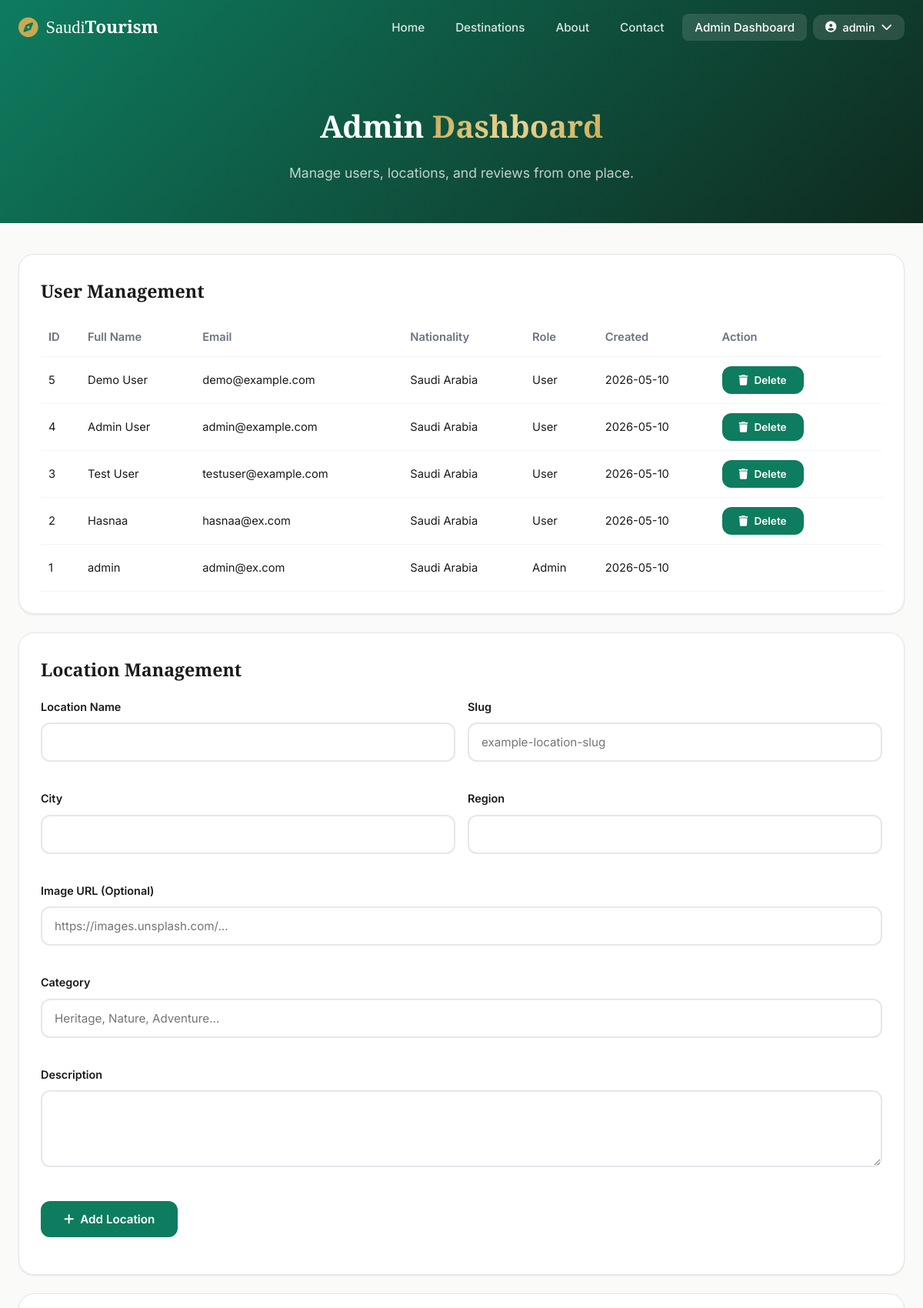
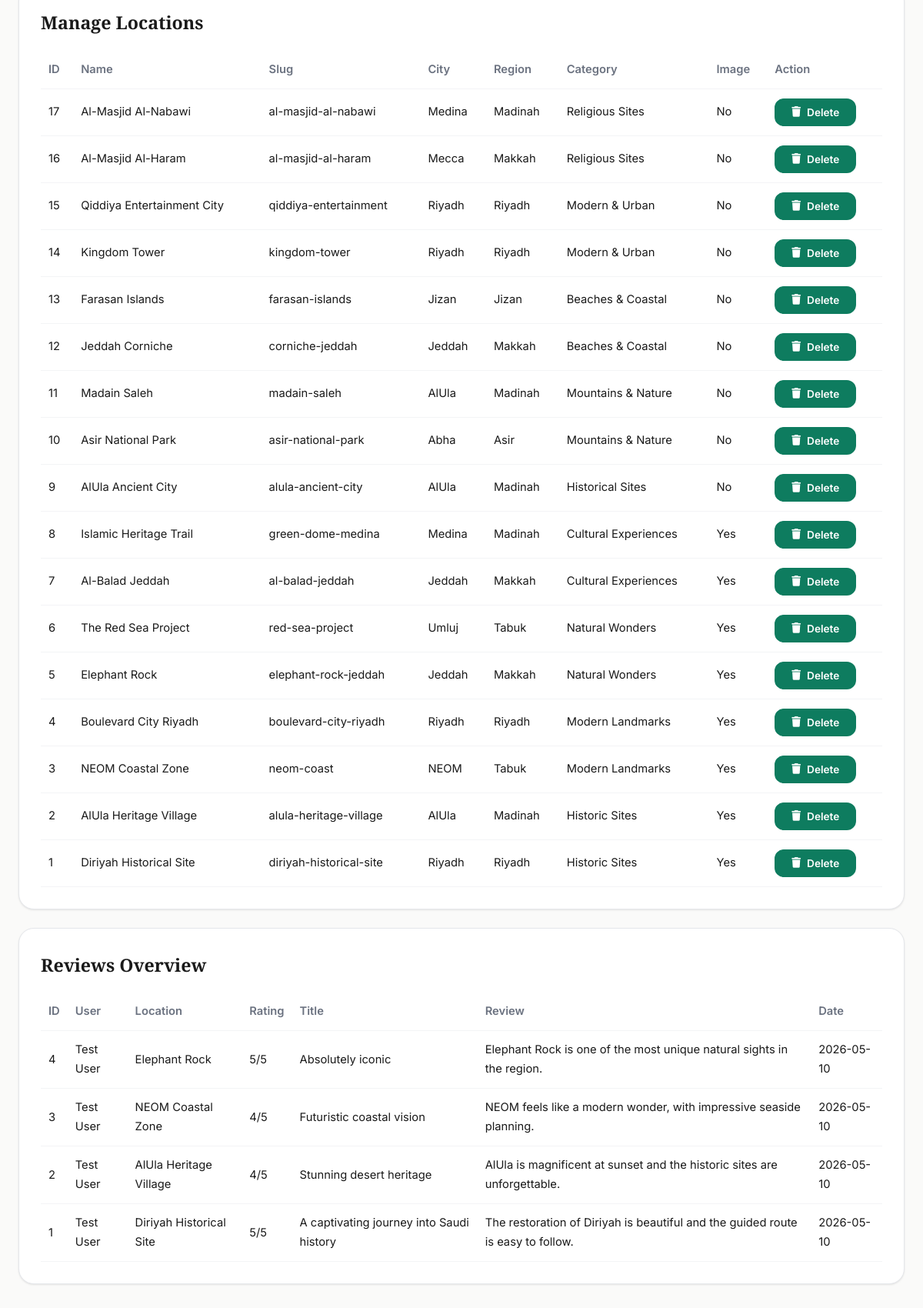
The page /admin/dashboard (signed in, upper part) on the database its author committed (2 pictures, top to bottom).
### app.py (models this page shows, shortened)
class Profile(db.Model):
    __tablename__ = 'profiles'
    id = db.Column(db.Integer, primary_key=True)
    email = db.Column(db.String(255), unique=True, nullable=False, index=True)
    password_hash = db.Column(db.String(255), nullable=False)
    full_name = db.Column(db.String(255), nullable=False)
    nationality = db.Column(db.String(100))
    is_admin = db.Column(db.Boolean, default=False, nullable=False)
    created_at = db.Column(db.DateTime, default=datetime.utcnow)
    reviews = db.relationship('Review', backref='author', lazy=True, cascade='all, delete-orphan')
    favorites = db.relationship('Favorite', backref='user', lazy=True, cascade='all, delete-orphan')

class Location(db.Model):
    __tablename__ = 'locations'
    id = db.Column(db.Integer, primary_key=True)
    slug = db.Column(db.String(255), unique=True, nullable=False, index=True)
    name = db.Column(db.String(255), nullable=False)
    city = db.Column(db.String(255))
    region = db.Column(db.String(255))
    image_url = db.Column(db.String(500), nullable=True)
    description = db.Column(db.Text)
    featured = db.Column(db.Boolean, default=False, index=True)
    rating_avg = db.Column(db.Float, default=0.0)
    category_id = db.Column(db.Integer, db.ForeignKey('categories.id'), nullable=False)
    created_at = db.Column(db.DateTime, default=datetime.utcnow)
    reviews = db.relationship('Review', backref='location', lazy=True, cascade='all, delete-orphan')
    favorites = db.relationship('Favorite', backref='location', lazy=True, cascade='all, delete-orphan')

class Category(db.Model):
    __tablename__ = 'categories'
    id = db.Column(db.Integer, primary_key=True)
    name = db.Column(db.String(255), nullable=False)
    slug = db.Column(db.String(255), unique=True, nullable=False, index=True)
    locations = db.relationship('Location', backref='category', lazy=True)

class Review(db.Model):
    __tablename__ = 'reviews'
    id = db.Column(db.Integer, primary_key=True)
    location_id = db.Column(db.Integer, db.ForeignKey('locations.id'), nullable=False, index=True)
    user_id = db.Column(db.Integer, db.ForeignKey('profiles.id'), nullable=False)
    rating = db.Column(db.Integer, nullable=False)
    title = db.Column(db.String(255), nullable=False)
    body = db.Column(db.Text, nullable=False)
    visit_date = db.Column(db.String(10))
    created_at = db.Column(db.DateTime, default=datetime.utcnow, index=True)

### app.py (the view, shortened to what this page needs)
@app.route("/admin/dashboard", methods=["GET", "POST"])
@admin_required
def admin_dashboard():
    users = Profile.query.order_by(Profile.created_at.desc()).all()
    locations = Location.query.order_by(Location.created_at.desc()).all()
    reviews = (
        Review.query.join(Profile, Review.user_id == Profile.id)
        .join(Location, Review.location_id == Location.id)
        .order_by(Review.created_at.desc())
        .all()
    )
    return render_template("admin_dashboard.html", users=users, locations=locations, reviews=reviews)

### templates/admin_dashboard.html (shortened to what this page needs)
{% extends "base.html" %}
{% block content %}
<section class="page-hero page-hero-sm">
    <div class="container">
        <h1>Admin <span class="gradient-text">Dashboard</span></h1>
        <p>Manage users, locations, and reviews from one place.</p>
    </div>
</section>
<section class="section admin-section">
    <div class="container admin-grid">
        <div class="admin-card">
            <h2>User Management</h2>
            <div class="admin-table-wrap">
                {% if users %}
                <table class="admin-table">
                    <thead>
                        <tr>
                            <th>ID</th>
                            <th>Full Name</th>
                            <th>Email</th>
                            <th>Nationality</th>
                            <th>Role</th>
                            <th>Created</th>
                            <th>Action</th>
                        </tr>
                    </thead>
                    <tbody>
                        {% for user in users %}
                        <tr>
                            <td>{{ user.id }}</td>
                            <td>{{ user.full_name }}</td>
                            <td>{{ user.email }}</td>
                            <td>{{ user.nationality or '-' }}</td>
                            <td>{{ 'Admin' if user.is_admin else 'User' }}</td>
                            <td>{{ user.created_at.strftime('%Y-%m-%d') if user.created_at else '-' }}</td>
                            <td>
                                {% if current_user.id|int == user.id %}
                                <button class="btn btn-sm btn-outline-light" type="button" disabled>Current User</button>
                                {% else %}
                                <form method="POST" action="{{ url_for('admin_delete_user', user_id=user.id) }}">
                                    <button type="submit" class="btn btn-primary btn-sm" onclick="return confirm('Delete this user permanently?')">
                                        <i class="fas fa-trash"></i> Delete
                                    </button>
                                </form>
                                {% endif %}
                            </td>
                        </tr>
                        {% endfor %}
                    </tbody>
                </table>
                {% else %}
                <p class="table-empty">No users found.</p>
                {% endif %}
            </div>
        </div>
        <div class="admin-card">
            <h2>Location Management</h2>
            <form method="POST" action="{{ url_for('admin_dashboard') }}">
                <div class="admin-form-grid">
                    <div class="form-group">
                        <label for="name">Location Name</label>
                        <input type="text" id="name" name="name" required>
                    </div>
                    <div class="form-group">
                        <label for="slug">Slug</label>
                        <input type="text" id="slug" name="slug" placeholder="example-location-slug" required>
                    </div>
                    <div class="form-group">
                        <label for="city">City</label>
                        <input type="text" id="city" name="city" required>
                    </div>
                    <div class="form-group">
                        <label for="region">Region</label>
                        <input type="text" id="region" name="region" required>
                    </div>
                    <div class="form-group full">
                        <label for="image_url">Image URL (Optional)</label>
                        <input type="url" id="image_url" name="image_url" placeholder="https://images.unsplash.com/...">
                    </div>
                    <div class="form-group full">
                        <label for="category">Category</label>
                        <input type="text" id="category" name="category" placeholder="Heritage, Nature, Adventure..." required>
                    </div>
                    <div class="form-group full">
                        <label for="description">Description</label>
                        <textarea id="description" name="description" required></textarea>
                    </div>
                    <div class="form-group full">
                        <button type="submit" class="btn btn-primary">
                            <i class="fas fa-plus"></i> Add Location
                        </button>
                    </div>
                </div>
            </form>
        </div>
        <div class="admin-card">
            <h2>Manage Locations</h2>
            <div class="admin-table-wrap">
                {% if locations %}
                <table class="admin-table">
                    <thead>
                        <tr>
                            <th>ID</th>
                            <th>Name</th>
                            <th>Slug</th>
                            <th>City</th>
                            <th>Region</th>
                            <th>Category</th>
                            <th>Image</th>
                            <th>Action</th>
                        </tr>
                    </thead>
                    <tbody>
                        {% for location in locations %}
                        <tr>
                            <td>{{ location.id }}</td>
                            <td>{{ location.name }}</td>
                            <td>{{ location.slug }}</td>
                            <td>{{ location.city or '-' }}</td>
                            <td>{{ location.region or '-' }}</td>
                            <td>{{ location.category.name if location.category else '-' }}</td>
                            <td>{{ 'Yes' if location.image_url else 'No' }}</td>
                            <td>
                                <form method="POST" action="{{ url_for('admin_delete_location', location_id=location.id) }}">
                                    <button type="submit" class="btn btn-primary btn-sm" onclick="return confirm('Delete this location permanently?')">
                                        <i class="fas fa-trash"></i> Delete
                                    </button>
                                </form>
                            </td>
                        </tr>
                        {% endfor %}
                    </tbody>
                </table>
                {% else %}
                <p class="table-empty">No locations found.</p>
                {% endif %}
            </div>
        </div>
        <div class="admin-card">
            <h2>Reviews Overview</h2>
            <div class="admin-table-wrap">
                {% if reviews %}
                <table class="admin-table">
                    <thead>
                        <tr>
                            <th>ID</th>
                            <th>User</th>
                            <th>Location</th>
                            <th>Rating</th>
                            <th>Title</th>
                            <th>Review</th>
                            <th>Date</th>
                        </tr>
                    </thead>
                    <tbody>
                        {% for review in reviews %}
                        <tr>
                            <td>{{ review.id }}</td>
                            <td>{{ review.author.full_name }}</td>
                            <td>{{ review.location.name }}</td>
                            <td>{{ review.rating }}/5</td>
                            <td>{{ review.title }}</td>
                            <td>{{ review.body[:120] }}{% if review.body|length > 120 %}...{% endif %}</td>
                            <td>{{ review.created_at.strftime('%Y-%m-%d') if review.created_at else '-' }}</td>
                        </tr>
                        {% endfor %}
                    </tbody>
                </table>
                {% else %}
                <p class="table-empty">No reviews found.</p>
                {% endif %}
            </div>
        </div>
    </div>
</section>
{% endblock %}

### templates/base.html (shortened to what this page needs)
<!DOCTYPE html>
<html lang="en" dir="ltr">
<head>
    <link rel="stylesheet" href="https://cdnjs.cloudflare.com/ajax/libs/font-awesome/6.5.1/css/all.min.css">
    <link rel="stylesheet" href="{{ url_for('static', filename='css/style.css') }}">
</head>
<body>
    <nav class="navbar" id="navbar">
        <div class="container nav-container">
            <a href="{{ url_for('index') }}" class="nav-brand">
                <i class="fas fa-compass"></i>
                <span>Saudi<strong>Tourism</strong></span>
            </a>
            <ul class="nav-links" id="navLinks">
                <li><a href="{{ url_for('index') }}" class="{{ 'active' if request.endpoint == 'index' }}">Home</a></li>
                <li><a href="{{ url_for('locations') }}" class="{{ 'active' if request.endpoint == 'locations' }}">Destinations</a></li>
                <li><a href="{{ url_for('about') }}" class="{{ 'active' if request.endpoint == 'about' }}">About</a></li>
                <li><a href="{{ url_for('contact') }}" class="{{ 'active' if request.endpoint == 'contact' }}">Contact</a></li>
                {% if current_user and current_user.is_admin %}
                <li><a href="{{ url_for('admin_dashboard') }}" class="{{ 'active' if request.endpoint == 'admin_dashboard' }}">Admin Dashboard</a></li>
                {% endif %}
                {% if current_user %}
                <li class="nav-user-menu">
                    <button class="nav-user-btn">
                        <i class="fas fa-user-circle"></i>
                        <span>{{ current_user.full_name }}</span>
                        <i class="fas fa-chevron-down"></i>
                    </button>
                </li>
                {% else %}
                <li><a href="{{ url_for('login') }}" class="btn btn-outline-light btn-sm">Sign In</a></li>
                <li><a href="{{ url_for('register') }}" class="btn btn-primary btn-sm">Register</a></li>
                {% endif %}
            </ul>
        </div>
    </nav>
    <main>
        {% block content %}{% endblock %}
    </main>
</body>
</html>

### rows shown on the page
Profile: full_name "admin", id "1", email "admin@ex.com", nationality "Saudi Arabia", is_admin "Admin", created_at "2026-05-10"
Profile: id "5", full_name "Demo User", email "demo@example.com", nationality "Saudi Arabia", is_admin "User", created_at "2026-05-10"
Profile: id "4", full_name "Admin User", email "admin@example.com", nationality "Saudi Arabia", is_admin "User", created_at "2026-05-10"
Profile: id "3", full_name "Test User", email "testuser@example.com", nationality "Saudi Arabia", is_admin "User", created_at "2026-05-10"
Profile: id "2", full_name "Hasnaa", email "hasnaa@ex.com", nationality "Saudi Arabia", is_admin "User", created_at "2026-05-10"
Location: id "17", name "Al-Masjid Al-Nabawi", slug "al-masjid-al-nabawi", city "Medina", region "Madinah", category "Religious Sites", image_url "No"
Location: id "16", name "Al-Masjid Al-Haram", slug "al-masjid-al-haram", city "Mecca", region "Makkah", category "Religious Sites", image_url "No"
Location: id "15", name "Qiddiya Entertainment City", slug "qiddiya-entertainment", city "Riyadh", region "Riyadh", category "Modern & Urban", image_url "No"
Location: id "14", name "Kingdom Tower", slug "kingdom-tower", city "Riyadh", region "Riyadh", category "Modern & Urban", image_url "No"
Location: id "13", name "Farasan Islands", slug "farasan-islands", city "Jizan", region "Jizan", category "Beaches & Coastal", image_url "No"
Location: id "12", name "Jeddah Corniche", slug "corniche-jeddah", city "Jeddah", region "Makkah", category "Beaches & Coastal", image_url "No"
Location: id "11", name "Madain Saleh", slug "madain-saleh", city "AlUla", region "Madinah", category "Mountains & Nature", image_url "No"
Location: id "10", name "Asir National Park", slug "asir-national-park", city "Abha", region "Asir", category "Mountains & Nature", image_url "No"
Location: id "9", name "AlUla Ancient City", slug "alula-ancient-city", city "AlUla", region "Madinah", category "Historical Sites", image_url "No"
Location: id "8", name "Islamic Heritage Trail", slug "green-dome-medina", city "Medina", region "Madinah", category "Cultural Experiences", image_url "Yes"
Location: id "7", name "Al-Balad Jeddah", slug "al-balad-jeddah", city "Jeddah", region "Makkah", category "Cultural Experiences", image_url "Yes"
Location: id "6", name "The Red Sea Project", slug "red-sea-project", city "Umluj", region "Tabuk", category "Natural Wonders", image_url "Yes"
Location: id "5", name "Elephant Rock", slug "elephant-rock-jeddah", city "Jeddah", region "Makkah", category "Natural Wonders", image_url "Yes"
Location: id "4", name "Boulevard City Riyadh", slug "boulevard-city-riyadh", city "Riyadh", region "Riyadh", category "Modern Landmarks", image_url "Yes"
Location: id "3", name "NEOM Coastal Zone", slug "neom-coast", city "NEOM", region "Tabuk", category "Modern Landmarks", image_url "Yes"
Location: id "2", name "AlUla Heritage Village", slug "alula-heritage-village", city "AlUla", region "Madinah", category "Historic Sites", image_url "Yes"
Location: id "1", name "Diriyah Historical Site", slug "diriyah-historical-site", city "Riyadh", region "Riyadh", category "Historic Sites", image_url "Yes"
Review: id "4", author.full_name "Test User", location.name "Elephant Rock", rating "5", title "Absolutely iconic", body "Elephant Rock is one of the most unique natural sights in the region.", created_at "2026-05-10"
Review: id "3", author.full_name "Test User", location.name "NEOM Coastal Zone", rating "4", title "Futuristic coastal vision", body "NEOM feels like a modern wonder, with impressive seaside planning.", created_at "2026-05-10"
Review: id "2", author.full_name "Test User", location.name "AlUla Heritage Village", rating "4", title "Stunning desert heritage", body "AlUla is magnificent at sunset and the historic sites are unforgettable.", created_at "2026-05-10"
Review: id "1", author.full_name "Test User", location.name "Diriyah Historical Site", rating "5", title "A captivating journey into Saudi history", body "The restoration of Diriyah is beautiful and the guided route is easy to follow.", created_at "2026-05-10"
